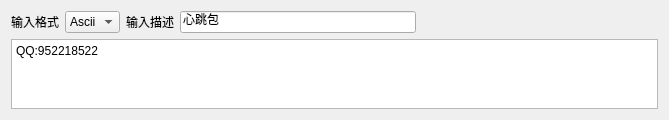
<?xml version="1.0" encoding="UTF-8"?>
<ui version="4.0">
 <class>SAKInputDataItem</class>
 <widget class="QWidget" name="SAKInputDataItem">
  <property name="geometry">
   <rect>
    <x>0</x>
    <y>0</y>
    <width>669</width>
    <height>115</height>
   </rect>
  </property>
  <property name="minimumSize">
   <size>
    <width>0</width>
    <height>0</height>
   </size>
  </property>
  <property name="maximumSize">
   <size>
    <width>16777215</width>
    <height>16777215</height>
   </size>
  </property>
  <property name="windowTitle">
   <string>Form</string>
  </property>
  <layout class="QGridLayout" name="gridLayout">
   <item row="0" column="0">
    <widget class="QLabel" name="label">
     <property name="text">
      <string>输入格式</string>
     </property>
    </widget>
   </item>
   <item row="0" column="3">
    <widget class="QLineEdit" name="descriptionLineEdit">
     <property name="text">
      <string>心跳包</string>
     </property>
    </widget>
   </item>
   <item row="0" column="1">
    <widget class="QComboBox" name="textFormatComboBox">
     <item>
      <property name="text">
       <string>Ascii</string>
      </property>
     </item>
    </widget>
   </item>
   <item row="0" column="2">
    <widget class="QLabel" name="label_2">
     <property name="text">
      <string>输入描述</string>
     </property>
    </widget>
   </item>
   <item row="0" column="4">
    <spacer name="horizontalSpacer">
     <property name="orientation">
      <enum>Qt::Horizontal</enum>
     </property>
     <property name="sizeHint" stdset="0">
      <size>
       <width>40</width>
       <height>20</height>
      </size>
     </property>
    </spacer>
   </item>
   <item row="1" column="0" colspan="5">
    <widget class="QTextEdit" name="inputDataTextEdit">
     <property name="sizePolicy">
      <sizepolicy hsizetype="Expanding" vsizetype="Expanding">
       <horstretch>0</horstretch>
       <verstretch>0</verstretch>
      </sizepolicy>
     </property>
     <property name="maximumSize">
      <size>
       <width>16777215</width>
       <height>70</height>
      </size>
     </property>
     <property name="html">
      <string>&lt;!DOCTYPE HTML PUBLIC &quot;-//W3C//DTD HTML 4.0//EN&quot; &quot;http://www.w3.org/TR/REC-html40/strict.dtd&quot;&gt;
&lt;html&gt;&lt;head&gt;&lt;meta name=&quot;qrichtext&quot; content=&quot;1&quot; /&gt;&lt;style type=&quot;text/css&quot;&gt;
p, li { white-space: pre-wrap; }
&lt;/style&gt;&lt;/head&gt;&lt;body style=&quot; font-family:'SimSun'; font-size:9pt; font-weight:400; font-style:normal;&quot;&gt;
&lt;p style=&quot; margin-top:0px; margin-bottom:0px; margin-left:0px; margin-right:0px; -qt-block-indent:0; text-indent:0px;&quot;&gt;&lt;span style=&quot; font-family:'SimSun';&quot;&gt;QQ:952218522&lt;/span&gt;&lt;/p&gt;&lt;/body&gt;&lt;/html&gt;</string>
     </property>
     <property name="placeholderText">
      <string>请输入需要发送的数据</string>
     </property>
    </widget>
   </item>
  </layout>
 </widget>
 <resources/>
 <connections/>
</ui>
